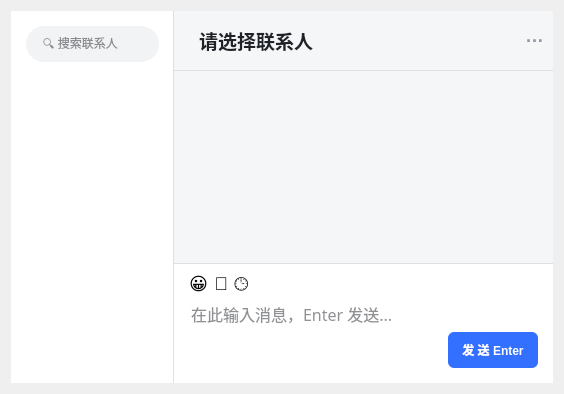
     <widget class="QWidget" name="page_Chat">
      <layout class="QHBoxLayout" name="horizontalLayout_ChatMain" stretch="3,7">
       <property name="spacing">
        <number>0</number>
       </property>
       <item>
        <widget class="QFrame" name="frame_Contacts">
         <property name="styleSheet">
          <string notr="true">QFrame { background-color: #FFFFFF; border-right: 1px solid #DEE0E3; }</string>
         </property>
         <layout class="QVBoxLayout" name="vL_Contacts">
          <property name="margin" stdset="0">
           <number>15</number>
          </property>
          <item>
           <widget class="QLineEdit" name="lineEdit_ChatSearch">
            <property name="minimumSize">
             <size>
              <width>0</width>
              <height>36</height>
             </size>
            </property>
            <property name="styleSheet">
             <string notr="true">QLineEdit { background: #F2F3F5; border: none; border-radius: 18px; padding-left: 15px; color: #1F2329; } QLineEdit:focus { background: #FFF; border: 1px solid #3370FF; }</string>
            </property>
            <property name="placeholderText">
             <string>🔍 搜索联系人</string>
            </property>
           </widget>
          </item>
          <item>
           <widget class="QListWidget" name="listWidget_Contacts">
            <property name="styleSheet">
             <string notr="true">QListWidget { border: none; background: transparent; outline: none; margin-top: 10px; } QListWidget::item { height: 65px; border-radius: 8px; color: #1F2329; font-size: 14px; } QListWidget::item:selected { background-color: #F2F3F5; font-weight: bold; } QListWidget::item:hover:!selected { background-color: #F7F8FA; }</string>
            </property>
           </widget>
          </item>
         </layout>
        </widget>
       </item>
       <item>
        <widget class="QFrame" name="frame_ChatRight">
         <property name="styleSheet">
          <string notr="true">QFrame { background-color: #F5F6F7; border: none; }</string>
         </property>
         <layout class="QVBoxLayout" name="vL_ChatArea">
          <property name="spacing">
           <number>0</number>
          </property>
          <property name="leftMargin">
           <number>0</number>
          </property>
          <property name="topMargin">
           <number>0</number>
          </property>
          <property name="rightMargin">
           <number>0</number>
          </property>
          <property name="bottomMargin">
           <number>0</number>
          </property>
          <item>
           <widget class="QFrame" name="frame_ChatHeader">
            <property name="minimumSize">
             <size>
              <width>0</width>
              <height>60</height>
             </size>
            </property>
            <property name="styleSheet">
             <string notr="true">QFrame { border-bottom: 1px solid #DEE0E3; background-color: #F5F6F7; }</string>
            </property>
            <layout class="QHBoxLayout" name="hL_ChatHead">
             <property name="leftMargin">
              <number>25</number>
             </property>
             <item>
              <widget class="QLabel" name="label_ChatTarget">
               <property name="font">
                <font>
                 <family>Microsoft YaHei</family>
                 <pointsize>14</pointsize>
                 <bold>true</bold>
                </font>
               </property>
               <property name="styleSheet">
                <string notr="true">border: none; color: #1F2329;</string>
               </property>
               <property name="text">
                <string>请选择联系人</string>
               </property>
              </widget>
             </item>
             <item>
              <spacer name="s_head">
               <property name="orientation">
                <enum>Qt::Orientation::Horizontal</enum>
               </property>
               <property name="sizeHint" stdset="0">
                <size>
                 <width>0</width>
                 <height>0</height>
                </size>
               </property>
              </spacer>
             </item>
             <item>
              <widget class="QPushButton" name="btn_MoreOpt">
               <property name="cursor">
                <cursorShape>PointingHandCursor</cursorShape>
               </property>
               <property name="styleSheet">
                <string notr="true">border: none; font-size: 18px; font-weight: bold; color: #8F959E;</string>
               </property>
               <property name="text">
                <string>···</string>
               </property>
               <property name="flat">
                <bool>true</bool>
               </property>
              </widget>
             </item>
            </layout>
           </widget>
          </item>
          <item>
           <widget class="QTextBrowser" name="textBrowser_Chat">
            <property name="styleSheet">
             <string notr="true">QTextBrowser { border: none; background: transparent; padding: 20px; }</string>
            </property>
           </widget>
          </item>
          <item>
           <widget class="QFrame" name="frame_Input">
            <property name="minimumSize">
             <size>
              <width>0</width>
              <height>100</height>
             </size>
            </property>
            <property name="maximumSize">
             <size>
              <width>16777215</width>
              <height>16777215</height>
             </size>
            </property>
            <property name="styleSheet">
             <string notr="true">QFrame { background: #FFFFFF; border-top: 1px solid #DEE0E3; }</string>
            </property>
            <layout class="QVBoxLayout" name="vL_In">
             <property name="leftMargin">
              <number>15</number>
             </property>
             <property name="rightMargin">
              <number>15</number>
             </property>
             <property name="bottomMargin">
              <number>15</number>
             </property>
             <item>
              <layout class="QHBoxLayout" name="hL_Tools">
               <item>
                <widget class="QPushButton" name="btn_Emoji">
                 <property name="cursor">
                  <cursorShape>PointingHandCursor</cursorShape>
                 </property>
                 <property name="styleSheet">
                  <string notr="true">border: none; font-size: 18px;</string>
                 </property>
                 <property name="text">
                  <string>😀</string>
                 </property>
                 <property name="flat">
                  <bool>true</bool>
                 </property>
                </widget>
               </item>
               <item>
                <widget class="QPushButton" name="btn_Folder">
                 <property name="cursor">
                  <cursorShape>PointingHandCursor</cursorShape>
                 </property>
                 <property name="styleSheet">
                  <string notr="true">border: none; font-size: 18px;</string>
                 </property>
                 <property name="text">
                  <string>📁</string>
                 </property>
                 <property name="flat">
                  <bool>true</bool>
                 </property>
                </widget>
               </item>
               <item>
                <widget class="QPushButton" name="btn_History">
                 <property name="cursor">
                  <cursorShape>PointingHandCursor</cursorShape>
                 </property>
                 <property name="styleSheet">
                  <string notr="true">border: none; font-size: 18px;</string>
                 </property>
                 <property name="text">
                  <string>🕒</string>
                 </property>
                 <property name="flat">
                  <bool>true</bool>
                 </property>
                </widget>
               </item>
               <item>
                <spacer name="s_tool">
                 <property name="orientation">
                  <enum>Qt::Orientation::Horizontal</enum>
                 </property>
                 <property name="sizeHint" stdset="0">
                  <size>
                   <width>0</width>
                   <height>0</height>
                  </size>
                 </property>
                </spacer>
               </item>
              </layout>
             </item>
             <item>
              <widget class="QLineEdit" name="lineEdit_ChatMessage">
               <property name="sizePolicy">
                <sizepolicy hsizetype="Expanding" vsizetype="Expanding">
                 <horstretch>0</horstretch>
                 <verstretch>0</verstretch>
                </sizepolicy>
               </property>
               <property name="font">
                <font>
                 <family>Microsoft YaHei</family>
                 <pointsize>12</pointsize>
                </font>
               </property>
               <property name="styleSheet">
                <string notr="true">QLineEdit { border: none; background: transparent; color: #1F2329; }</string>
               </property>
               <property name="alignment">
                <set>Qt::AlignmentFlag::AlignLeading|Qt::AlignmentFlag::AlignLeft|Qt::AlignmentFlag::AlignTop</set>
               </property>
               <property name="placeholderText">
                <string>在此输入消息，Enter 发送...</string>
               </property>
              </widget>
             </item>
             <item>
              <layout class="QHBoxLayout" name="hL_Send">
               <item>
                <spacer name="s_send">
                 <property name="orientation">
                  <enum>Qt::Orientation::Horizontal</enum>
                 </property>
                 <property name="sizeHint" stdset="0">
                  <size>
                   <width>0</width>
                   <height>0</height>
                  </size>
                 </property>
                </spacer>
               </item>
               <item>
                <widget class="QPushButton" name="btn_SendChat">
                 <property name="minimumSize">
                  <size>
                   <width>90</width>
                   <height>36</height>
                  </size>
                 </property>
                 <property name="font">
                  <font>
                   <bold>true</bold>
                  </font>
                 </property>
                 <property name="cursor">
                  <cursorShape>PointingHandCursor</cursorShape>
                 </property>
                 <property name="styleSheet">
                  <string notr="true">QPushButton { background: #3370FF; color: #FFF; border-radius: 6px; border: none; } QPushButton:hover { background: #4E83FF; }</string>
                 </property>
                 <property name="text">
                  <string>发 送 Enter</string>
                 </property>
                </widget>
               </item>
              </layout>
             </item>
            </layout>
           </widget>
          </item>
         </layout>
        </widget>
       </item>
      </layout>
     </widget>
